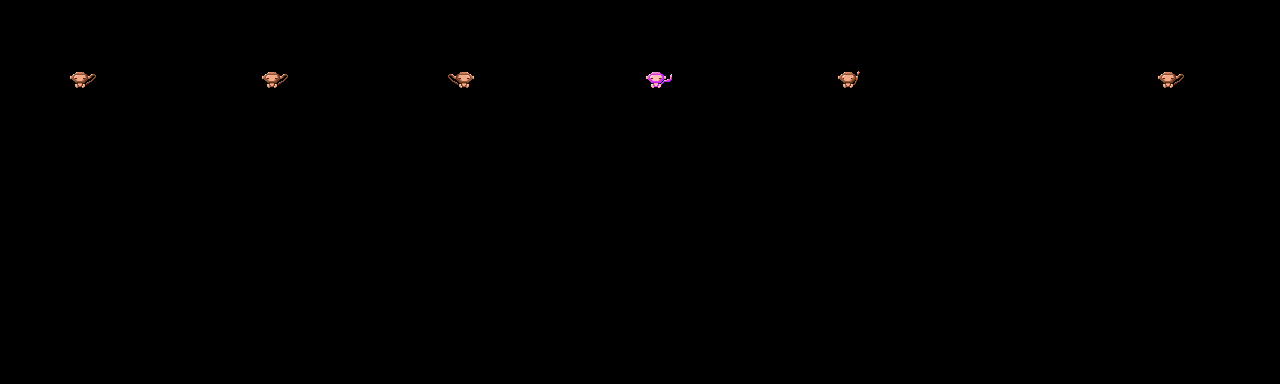

The image is a tile-based game level rendered from a .tmx file. Its description and complete source (layers, tilesets, objects, tile grids) follow:
An orthogonal 40x12 tile map with 32x32 px tiles, 1 tile layer (animated), 1 hidden layer not drawn and 15 objects (anim_object, anim_object_flipped, not_a_tile).

<map version="1.10" orientation="orthogonal" renderorder="right-down" width="40" height="12" tilewidth="32" tileheight="32" infinite="0" nextlayerid="5" nextobjectid="40">
 <tileset firstgid="1" source="tileset_anim.tsx" />
 <layer id="1" name="animated" width="40" height="12">
  <data encoding="csv">
0,0,0,0,0,0,0,0,0,0,0,0,0,0,0,0,0,0,0,0,0,0,0,0,0,0,0,0,0,0,0,0,0,0,0,0,0,0,0,0,
0,0,0,0,0,0,0,0,0,0,0,0,0,0,0,0,0,0,0,0,0,0,0,0,0,0,0,0,0,0,0,0,0,0,0,0,0,0,0,0,
0,0,1,0,0,0,0,0,1,0,0,0,0,0,2147483649,0,0,0,0,0,16,0,0,0,0,0,4,0,0,0,0,0,0,0,0,0,1,0,0,0,
0,0,0,0,0,0,0,0,0,0,0,0,0,0,0,0,0,0,0,0,0,0,0,0,0,0,0,0,0,0,0,0,0,0,0,0,0,0,0,0,
0,0,0,0,0,0,0,0,0,0,0,0,0,0,0,0,0,0,0,0,0,0,0,0,0,0,0,0,0,0,0,0,0,0,0,0,0,0,0,0,
0,0,0,0,0,0,0,0,0,0,0,0,0,0,0,0,0,0,0,0,0,0,0,0,0,0,0,0,0,0,0,0,0,0,0,0,0,0,0,0,
0,0,0,0,0,0,0,0,0,0,0,0,0,0,0,0,0,0,0,0,0,0,0,0,0,0,0,0,0,0,0,0,0,0,0,0,0,0,0,0,
0,0,0,0,0,0,0,0,0,0,0,0,0,0,0,0,0,0,0,0,0,0,0,0,0,0,0,0,0,0,0,0,0,0,0,0,0,0,0,0,
0,0,0,0,0,0,0,0,0,0,0,0,0,0,0,0,0,0,0,0,0,0,0,0,0,0,0,0,0,0,0,0,0,0,0,0,0,0,0,0,
0,0,0,0,0,0,0,0,0,0,0,0,0,0,0,0,0,0,0,0,0,0,0,0,0,0,0,0,0,0,0,0,0,0,0,0,0,0,0,0,
0,0,0,0,0,0,0,0,0,0,0,0,0,0,0,0,0,0,0,0,0,0,0,0,0,0,0,0,0,0,0,0,0,0,0,0,0,0,0,0,
0,0,0,0,0,0,0,0,0,0,0,0,0,0,0,0,0,0,0,0,0,0,0,0,0,0,0,0,0,0,0,0,0,0,0,0,0,0,0,0
</data>
 </layer>
 <layer id="2" name="hidden animated" width="40" height="12" visible="0">
  <data encoding="csv">
0,0,0,0,0,0,0,0,0,0,0,0,0,0,0,0,0,0,0,0,0,0,0,0,0,0,0,0,0,0,0,0,0,0,0,0,0,0,0,0,
0,0,0,0,0,0,0,0,0,0,0,0,0,0,0,0,0,0,0,0,0,0,0,0,0,0,0,0,0,0,0,0,0,0,0,0,0,0,0,0,
0,0,0,0,0,0,0,0,0,0,0,0,0,0,0,0,0,0,0,0,0,0,0,0,0,0,0,0,0,0,0,0,0,0,0,0,0,0,0,0,
0,0,0,0,0,0,0,0,0,0,0,0,0,0,0,0,0,0,0,0,0,0,0,0,0,0,0,0,0,0,0,0,0,0,0,0,0,0,0,0,
0,0,0,0,0,0,0,0,0,0,0,0,0,0,0,0,0,0,0,0,0,0,0,0,0,0,0,0,0,0,0,0,0,0,0,0,0,0,0,0,
0,0,1,0,0,0,0,0,0,0,0,0,0,0,0,0,0,0,0,0,0,0,0,0,0,0,0,0,0,0,0,0,0,0,0,0,0,0,0,0,
0,0,0,0,0,0,0,0,0,0,0,0,0,0,0,0,0,0,0,0,0,0,0,0,0,0,0,0,0,0,0,0,0,0,0,0,0,0,0,0,
0,0,0,0,0,0,0,0,0,0,0,0,0,0,0,0,0,0,0,0,0,0,0,0,0,0,0,0,0,0,0,0,0,0,0,0,0,0,0,0,
0,0,0,0,0,0,0,0,0,0,0,0,0,0,0,0,0,0,0,0,0,0,0,0,0,0,0,0,0,0,0,0,0,0,0,0,0,0,0,0,
0,0,0,0,0,0,0,0,0,0,0,0,0,0,0,0,0,0,0,0,0,0,0,0,0,0,0,0,0,0,0,0,0,0,0,0,0,0,0,0,
0,0,0,0,0,0,0,0,0,0,0,0,0,0,0,0,0,0,0,0,0,0,0,0,0,0,0,0,0,0,0,0,0,0,0,0,0,0,0,0,
0,0,0,0,0,0,0,0,0,0,0,0,0,0,0,0,0,0,0,0,0,0,0,0,0,0,0,0,0,0,0,0,0,0,0,0,0,0,0,0
</data>
 </layer>
 <objectgroup id="3" name="objects" color="#ffffffff">
  <object id="1" name="anim_object" gid="1" x="64" y="288" width="32" height="32" />
  <object id="2" name="anim_object_flipped" gid="2147483649" x="256" y="288" width="32" height="32" />
  <object id="3" name="not_a_tile" x="448" y="256" width="32" height="32" />
 </objectgroup>
 <objectgroup id="4" name="labels" color="#ffffffff">
  <object id="20" x="32" y="8" width="900" height="16"><text fontfamily="Sans" pixelsize="16" color="#ffffffff">tile animation by time (V13): 100 / 50 / 300 ms</text></object>
  <object id="31" x="32" y="32" width="900" height="16"><text fontfamily="Sans" pixelsize="16" color="#ffffffff">a 450 ms cycle, from tilemap_load_map</text></object>
  <object id="21" x="32" y="104" width="180" height="16"><text fontfamily="Sans" pixelsize="16" color="#ffffffff">animated</text></object>
  <object id="22" x="224" y="104" width="180" height="16"><text fontfamily="Sans" pixelsize="16" color="#ffffffff">same tile</text></object>
  <object id="23" x="416" y="104" width="180" height="16"><text fontfamily="Sans" pixelsize="16" color="#ffffffff">flipped</text></object>
  <object id="24" x="608" y="104" width="180" height="16"><text fontfamily="Sans" pixelsize="16" color="#ffffffff">static</text></object>
  <object id="25" x="800" y="104" width="180" height="16"><text fontfamily="Sans" pixelsize="16" color="#ffffffff">0 ms cycle</text></object>
  <object id="26" x="1120" y="104" width="160" height="16"><text fontfamily="Sans" pixelsize="16" color="#ffffffff">far right</text></object>
  <object id="27" x="32" y="200" width="900" height="16"><text fontfamily="Sans" pixelsize="16" color="#ffffffff">row 5: the same tile on a hidden layer</text></object>
  <object id="28" x="32" y="296" width="180" height="16"><text fontfamily="Sans" pixelsize="16" color="#ffffffff">tile object</text></object>
  <object id="29" x="224" y="296" width="180" height="16"><text fontfamily="Sans" pixelsize="16" color="#ffffffff">flipped</text></object>
  <object id="30" x="416" y="296" width="180" height="16"><text fontfamily="Sans" pixelsize="16" color="#ffffffff">rectangle</text></object>
 </objectgroup>
</map>
